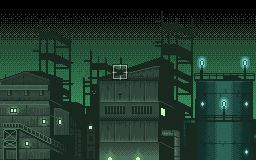

Below is a game level as drawn by its tile map, then a one-line description and the .tmx file that defines it, in full:
An orthogonal 16x10 tile map with 16x16 px tiles, 3 tile layers (map, objects, foreground), 3 tilesets.

<map version="1.2" tiledversion="1.3.2" orientation="orthogonal" renderorder="right-down" width="16" height="10" tilewidth="16" tileheight="16" hexsidelength="0" infinite="0" nextlayerid="6" nextobjectid="1" compressionlevel="0">
  <properties />
  <tileset firstgid="1" source="..\Actors.tsx" />
  <tileset firstgid="257" source="..\Blocks.tsx" />
  <tileset firstgid="513" source="map.tileset.tsx" />
  <layer id="1" name="map" width="16" height="10">
    <data encoding="csv">
513,513,513,513,513,513,513,513,513,513,514,513,513,513,513,513,
515,516,517,518,519,520,521,522,523,524,525,526,527,528,529,530,
531,531,532,533,534,531,531,531,531,535,536,537,538,531,531,531,
539,540,541,542,543,544,545,546,547,548,549,550,551,552,553,554,
555,556,557,558,559,560,561,562,563,564,565,566,567,568,569,570,
571,572,573,574,575,576,577,578,579,580,581,582,583,584,585,586,
587,588,589,590,591,592,593,594,595,596,597,598,599,600,601,602,
603,604,605,606,607,608,609,610,611,612,613,614,615,616,617,618,
619,620,621,622,623,624,625,626,627,628,629,630,631,632,633,634,
635,636,637,638,639,640,641,642,643,644,645,646,647,648,649,650
</data>
  </layer>
  <layer id="2" name="objects" width="16" height="10">
    <data encoding="csv">
0,0,0,0,0,0,0,0,0,0,0,0,0,0,0,0,
0,0,0,0,0,0,0,0,0,0,0,0,0,0,0,0,
0,0,0,0,0,0,0,0,0,0,0,0,0,0,0,0,
0,0,0,0,0,0,0,0,0,0,0,0,0,0,0,0,
0,0,0,0,0,0,0,1,0,0,0,0,0,0,0,0,
0,0,0,0,0,0,0,0,0,0,0,0,0,0,0,0,
0,0,0,0,0,0,0,0,0,0,0,0,0,0,0,0,
0,0,0,0,0,0,0,0,0,0,0,0,0,0,0,0,
0,0,0,0,0,0,0,0,0,0,0,0,0,0,0,0,
0,0,0,0,0,0,0,0,0,0,0,0,0,0,0,0
</data>
  </layer>
  <layer id="3" name="foreground" width="16" height="10">
    <data encoding="csv">
0,0,0,0,0,0,0,0,0,0,0,0,0,0,0,0,
0,0,0,0,0,0,0,0,0,0,0,0,0,0,0,0,
0,0,0,0,0,0,0,0,0,0,0,0,0,0,0,0,
0,0,0,0,0,0,0,0,0,0,0,0,0,0,0,0,
0,0,0,0,0,0,0,0,0,0,0,0,0,0,0,0,
0,0,0,0,0,0,0,0,0,0,0,0,0,0,0,0,
0,0,0,0,0,0,0,0,0,0,0,0,0,0,0,0,
0,0,0,0,0,0,0,0,0,0,0,0,0,0,0,0,
0,0,0,0,0,0,0,0,0,0,0,0,0,0,0,0,
0,0,0,0,0,0,0,0,0,0,0,0,0,0,0,0
</data>
  </layer>
  <objectgroup id="5" name="events" />
</map>
